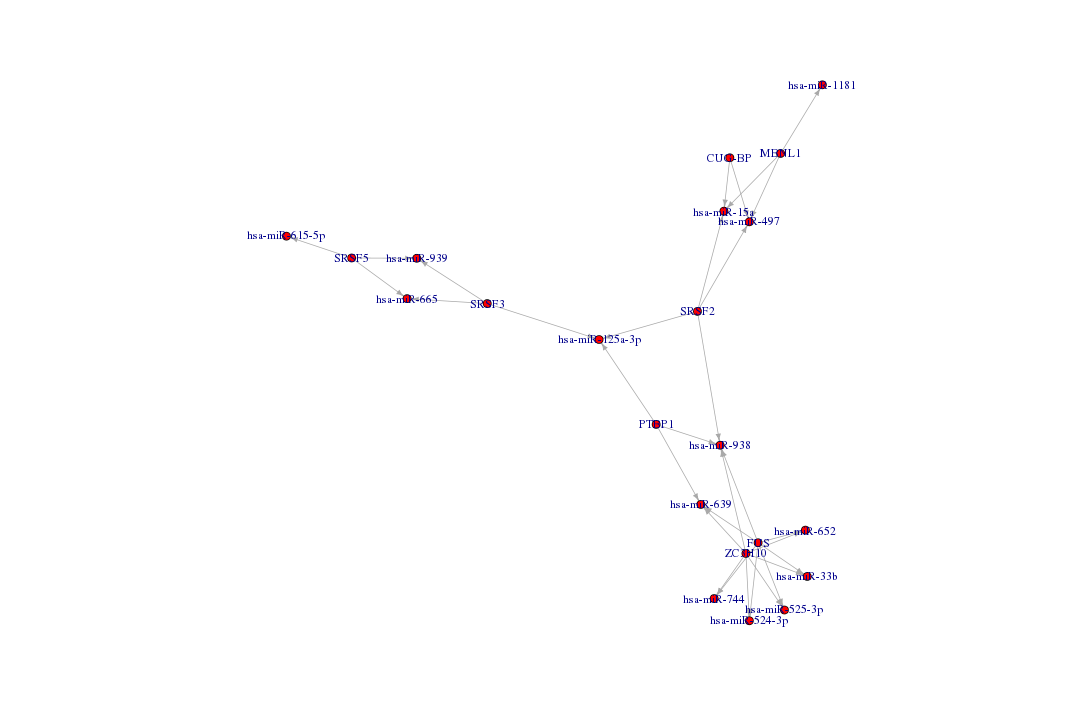

This figure's R source:
#!/usr/bin/Rscript

library(igraph)

args<-commandArgs(T);
path=args[1];

network=read.delim(paste(path, "PRpair.txt", sep="/"), header=F);
Network=as.data.frame(network);
g=graph_from_data_frame(Network);

pdf(paste(path, "network.pdf", sep="/"));
plot(g, vertex.size=3, vertex.color="red", edge.arrow.size=0.5, vertex.label.font=0.3);
#plot.igraph(g, layout=layout.fruchterman.reingold/layout_with_fr, size='10');
dev.off();

png(paste(path, "network.png", sep="/"), width=1080, height=720);
plot(g, vertex.size=3, vertex.color="red", edge.arrow.size=0.5, vertex.label.font=0.3);
dev.off();


